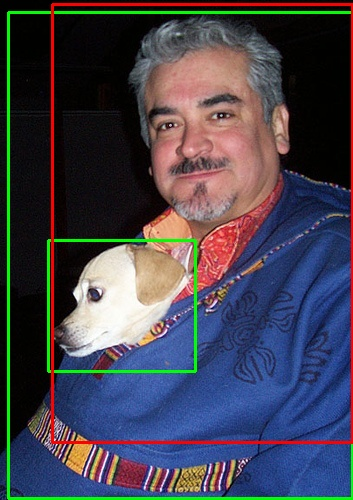
#> input picture trash/Object-Detection-Metrics/samples/sample_1/images/000001.jpg, 353 x 500 px; its folder holds 3 pictures in this run
$ python 2903_dataset_gray.py
#> lines starting #> are read from the running program, lines starting #| are printed output that depends on the picture
import os
import cv2
import numpy as np

image_dir = r'D:\datasets\tmk\prepared\tmk_cvs1_yolo_640px_05032023\valid\images'
gray_dir = r'D:\datasets\tmk\prepared\tmk_cvs1_yolo_640px_05032023\valid_gray\images'

os.makedirs(gray_dir, exist_ok=True)
image_files = os.listdir(image_dir)

for file in image_files:
    img_path = os.path.join(image_dir, file)
    img = cv2.imdecode(np.fromfile(img_path, dtype='uint8'), cv2.IMREAD_COLOR)
#> img is the input picture: shape (500, 353, 3); mean B, G, R 78.7, 66.9, 68.3
    gray = img[:, :, 2]
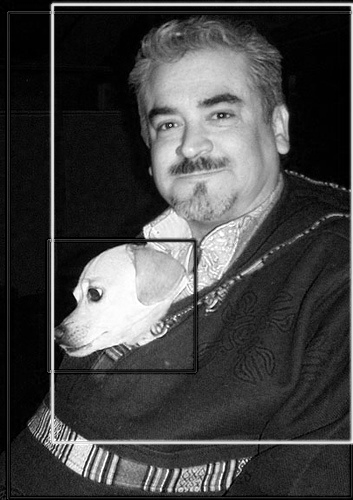
#> gray: shape (500, 353); min 0, max 255, mean 68.3
    save_path = os.path.join(gray_dir, file)

    ext = os.path.splitext(os.path.split(save_path)[-1])[1]
    is_success, im_buf_arr = cv2.imencode(ext, gray)
    im_buf_arr.tofile(save_path)

    print(file)
#> pass 2 of the loop `for file in image_files:`:
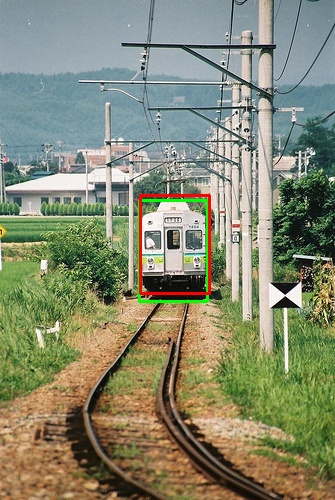
#> input picture trash/Object-Detection-Metrics/samples/sample_1/images/000002.jpg, 335 x 500 px
#> img is the input picture: shape (500, 335, 3); mean B, G, R 112.5, 137.2, 133.8
#> `gray = img[:, :, 2]`:
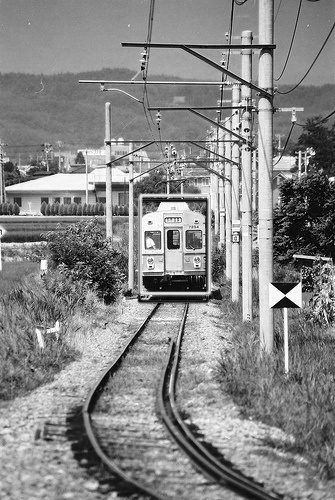
#> gray: shape (500, 335); min 0, max 255, mean 133.8
#> pass 3 of the loop `for file in image_files:`:
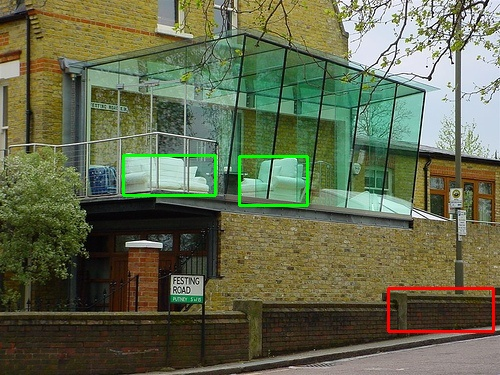
#> input picture trash/Object-Detection-Metrics/samples/sample_1/images/000003.jpg, 500 x 375 px
#> img is the input picture: shape (375, 500, 3); mean B, G, R 77.7, 105.5, 99.3
#> `gray = img[:, :, 2]`:
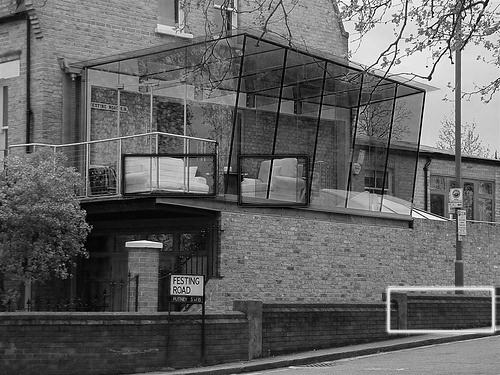
#> gray: shape (375, 500); min 0, max 255, mean 99.3
